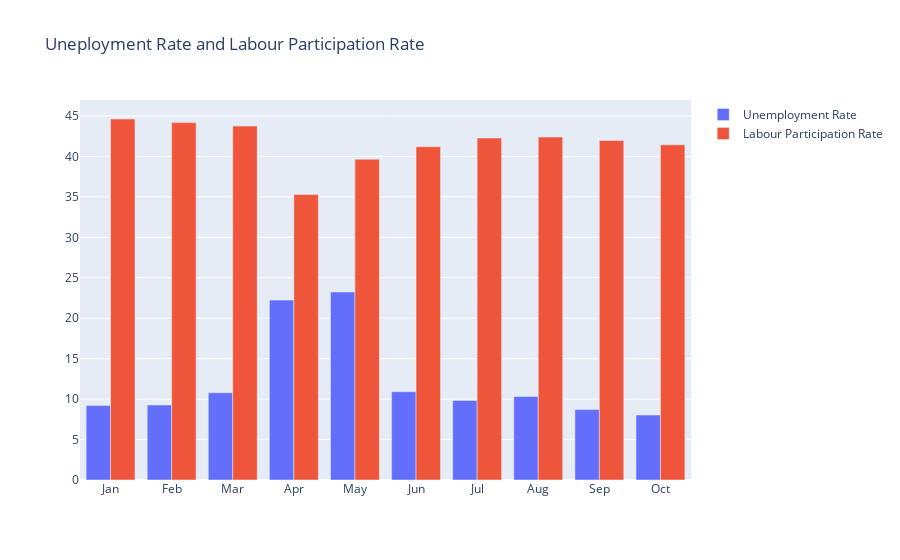

Here is the notebook cell this chart was saved with:
### Code cell
# To visulize labour participation rate & unemployment rate in each month


IND =  df.groupby(["month"])[['estimated unemployment rate', "estimated employed", "estimated labour participation rate"]].mean()
IND = pd.DataFrame(IND).reset_index()
month = IND.month
unemployment_rate = IND["estimated unemployment rate"]
labour_participation_rate = IND["estimated labour participation rate"]

fig = go.Figure()

fig.add_trace(go.Bar(x = month, y = unemployment_rate, name= "Unemployment Rate"))
fig.add_trace(go.Bar(x = month, y = labour_participation_rate, name= "Labour Participation Rate"))

fig.update_layout(title="Uneployment Rate and Labour Participation Rate",
                  xaxis={"categoryorder":"array", "categoryarray":["Jan", "Feb", "Mar", "Apr", "May", "Jun", "Jul", "Aug", "Sep", "Oct"]})

fig.show()

### Figure 1 — Plotly figure (JSON) as saved in the notebook; plotly's stock layout.template omitted (floating-point values rounded to 4 significant figures)
{"data": [{"name": "Unemployment Rate", "type": "bar", "x": ["Apr", "Aug", "Feb", "Jan", "Jul", "Jun", "Mar", "May", "Oct", "Sep"], "y": [22.24, 10.31, 9.266, 9.197, 9.834, 10.91, 10.78, 23.24, 8.026, 8.706]}, {"name": "Labour Participation Rate", "type": "bar", "x": ["Apr", "Aug", "Feb", "Jan", "Jul", "Jun", "Mar", "May", "Oct", "Sep"], "y": [35.3, 42.39, 44.18, 44.63, 42.27, 41.2, 43.75, 39.65, 41.44, 41.97]}], "layout": {"title": {"text": "Uneployment Rate and Labour Participation Rate"}, "xaxis": {"categoryarray": ["Jan", "Feb", "Mar", "Apr", "May", "Jun", "Jul", "Aug", "Sep", "Oct"], "categoryorder": "array"}}}
